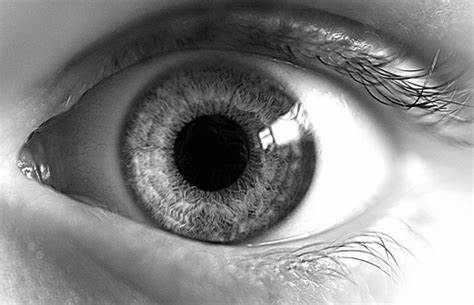
#> input picture Experiment No 8/input.jpg, 474 x 305 px
$ jupyter execute 'Experiment No 8.ipynb'
#> lines starting #> are read from the running program, lines starting #| are printed output that depends on the picture; after the words box and inside, x2 and y2 are one past the last pixel; in counts of white or black regions, pixels touching at a corner belong together
<div style="text-align: center;">
    <h3>Experiment No. 8</h3>
</div>

<div style="border: 1px solid #ccc; padding: 8px; background-color: #f0f0f0; text-align: center;">
    <strong>AIM</strong>
</div>

**To perform circle detection using hough transform using opencv**

<div style="border: 1px solid #ccc; padding: 8px; background-color: #f0f0f0; text-align: center;">
    <strong>Theory/Procedure/Algorithm</strong>
</div>

The Hough Transform is a feature extraction technique used in image analysis, particularly for detecting regular shapes like lines, circles, or ellipses. It transforms the problem of detecting objects into a parameter space, where each point in the image votes for a possible shape, making it robust against noise and occlusion.

#### Circle Detection Using Hough Transform:
Circle detection is a specific case of the Hough Transform. A circle can be defined in terms of its parameters:

- **(a, b):** The center of the circle.
- **r:** The radius of the circle.

The parametric equation of a circle is:

$$
(x - a)^2 + (y - b)^2 = r^2
$$

Where $(x, y)$ are the coordinates of the points on the circumference of the circle, and $(a, b)$ are the center coordinates, with $r$ being the radius.

In the Hough Circle Transform, the algorithm tries to find the values of $(a, b, r)$ that best fit the points in the image. The basic steps are:

1. Edge detection using an edge detector, such as the Canny edge detector.
2. Accumulation in a parameter space, where the algorithm finds potential circle centers and radii.
3. Voting scheme to select the best possible circle candidates by analyzing peaks in the accumulator matrix.

#### Steps in Circle Detection:
1. **Preprocessing**: Convert the input image to grayscale and reduce noise using a Gaussian blur.
2. **Edge Detection**: Apply an edge detection algorithm like Canny to identify potential circle boundaries.
3. **Hough Circle Transform**: Use OpenCV’s `HoughCircles()` function to detect circles by mapping points in the image space to the parameter space (center and radius).
4. **Post-processing**: Draw the detected circles on the image for visualization.

[cell 1]
import cv2
import numpy as np
import matplotlib.pyplot as plt

def detect_circles(image_path, min_radius_ratio=0.02, max_radius_ratio=0.5,
                   param1=50, param2=30, min_dist_ratio=0.1):
    # Load image
#> called with image_path = 'input.jpg', min_radius_ratio = 0.1, max_radius_ratio = 0.3, param1 = 50, param2 = 30, min_dist_ratio = 100
    image = cv2.imread(image_path, cv2.IMREAD_COLOR)
#> image is the input picture: shape (305, 474, 3); min 0, max 255, mean 135.9
    if image is None:
        raise ValueError("Image not found or unable to load image")

    # Convert to grayscale
    gray = cv2.cvtColor(image, cv2.COLOR_BGR2GRAY)

    # Apply Gaussian blur to reduce noise
    blurred = cv2.GaussianBlur(gray, (5, 5), 0)
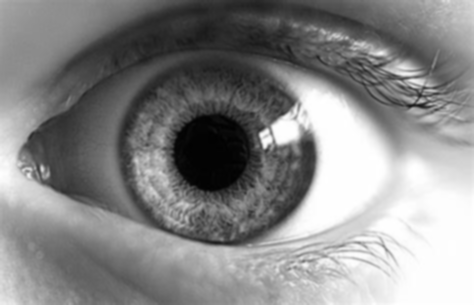
#> blurred: shape (305, 474); min 1, max 255, mean 135.9

    # Get image dimensions
    height, width = blurred.shape
#> height = 305; width = 474
    min_dim = min(height, width)
#> min_dim = 305

    # Calculate min and max radii based on image size
    min_radius = int(min_dim * min_radius_ratio)
#> min_radius = 30
    max_radius = int(min_dim * max_radius_ratio)
#> max_radius = 91
    min_dist = int(min_dim * min_dist_ratio)
#> min_dist = 30500

    # Hough Circle Transform
    circles = cv2.HoughCircles(
        blurred,
        cv2.HOUGH_GRADIENT,
        dp=1,
        minDist=min_dist,
        param1=param1,
        param2=param2,
        minRadius=min_radius,
        maxRadius=max_radius
    )
#> circles = [[236.5, 155.5, 79.4]]

    # Ensure some circles have been detected
    if circles is not None:
        circles = np.uint16(np.around(circles))
#> circles = [[236, 156, 79]]
        for i in circles[0, :]:
            # Draw the outer circle
            cv2.circle(image, (i[0], i[1]), i[2], (0, 255, 0), 2)
            # Draw the center of the circle
            cv2.circle(image, (i[0], i[1]), 2, (0, 0, 255), 3)
#> this loop made 1 pass
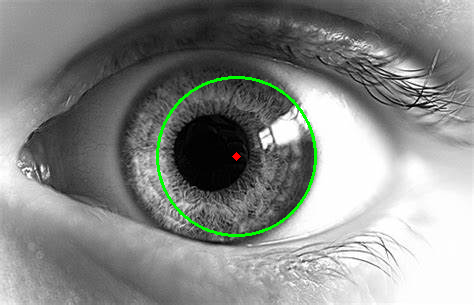
#> image: shape (305, 474, 3); 1.04% of pixels changed, all inside (x1, y1, x2, y2) = (156, 76, 317, 237)

    # Display the result using matplotlib
    plt.figure(figsize=(10, 10))
    plt.imshow(cv2.cvtColor(image, cv2.COLOR_BGR2RGB))
    plt.title('Detected Circles')
    plt.axis('off')
    plt.show()

# Example usage
detect_circles('input.jpg', param1=50, param2=30, min_radius_ratio=0.1, max_radius_ratio=0.3, min_dist_ratio=100)

# You can adjust parameters as needed, for example:
# detect_circles('input.jpg', min_radius_ratio=0.05, max_radius_ratio=0.3, param1=70, param2=40, min_dist_ratio=0.2)
